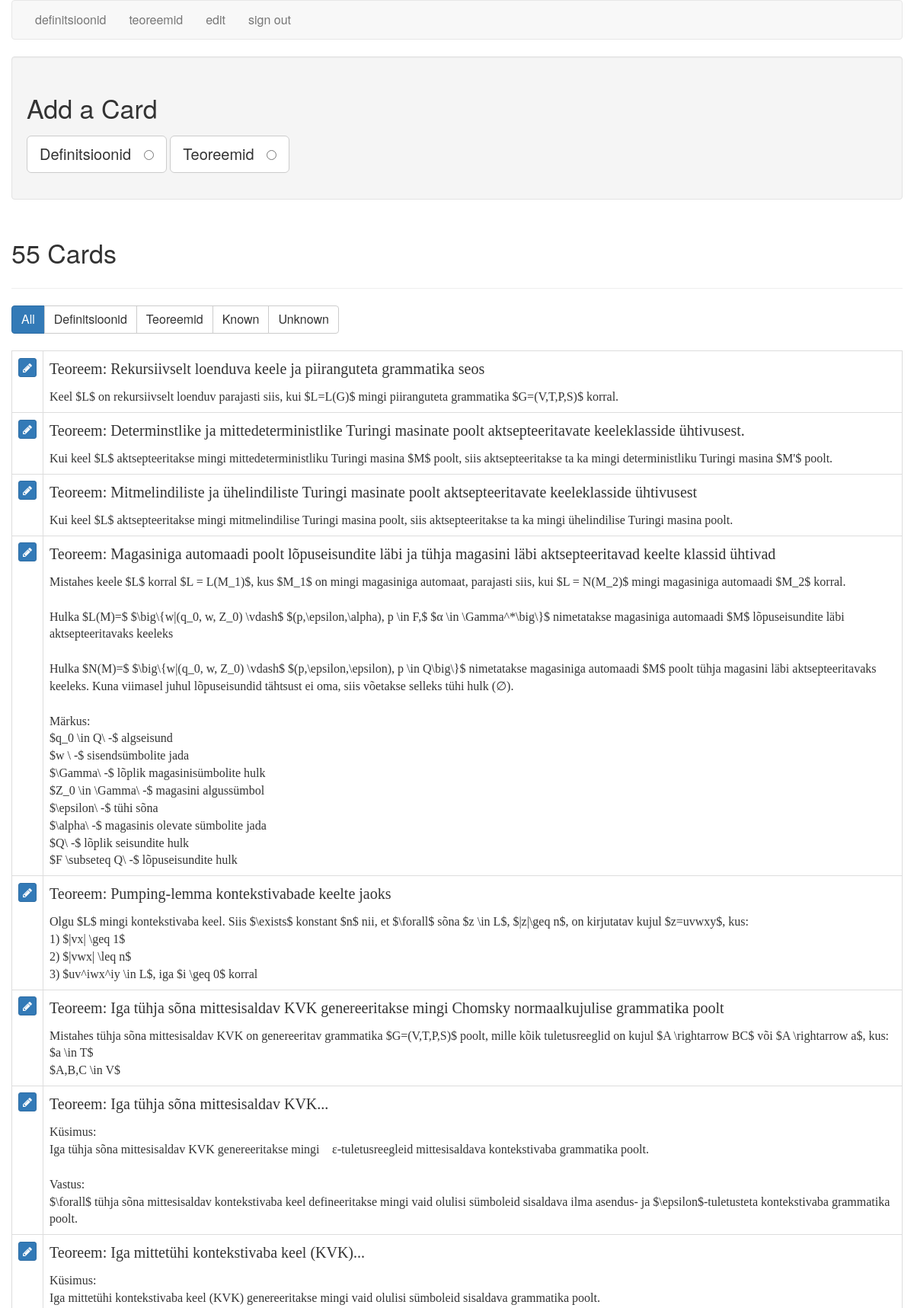
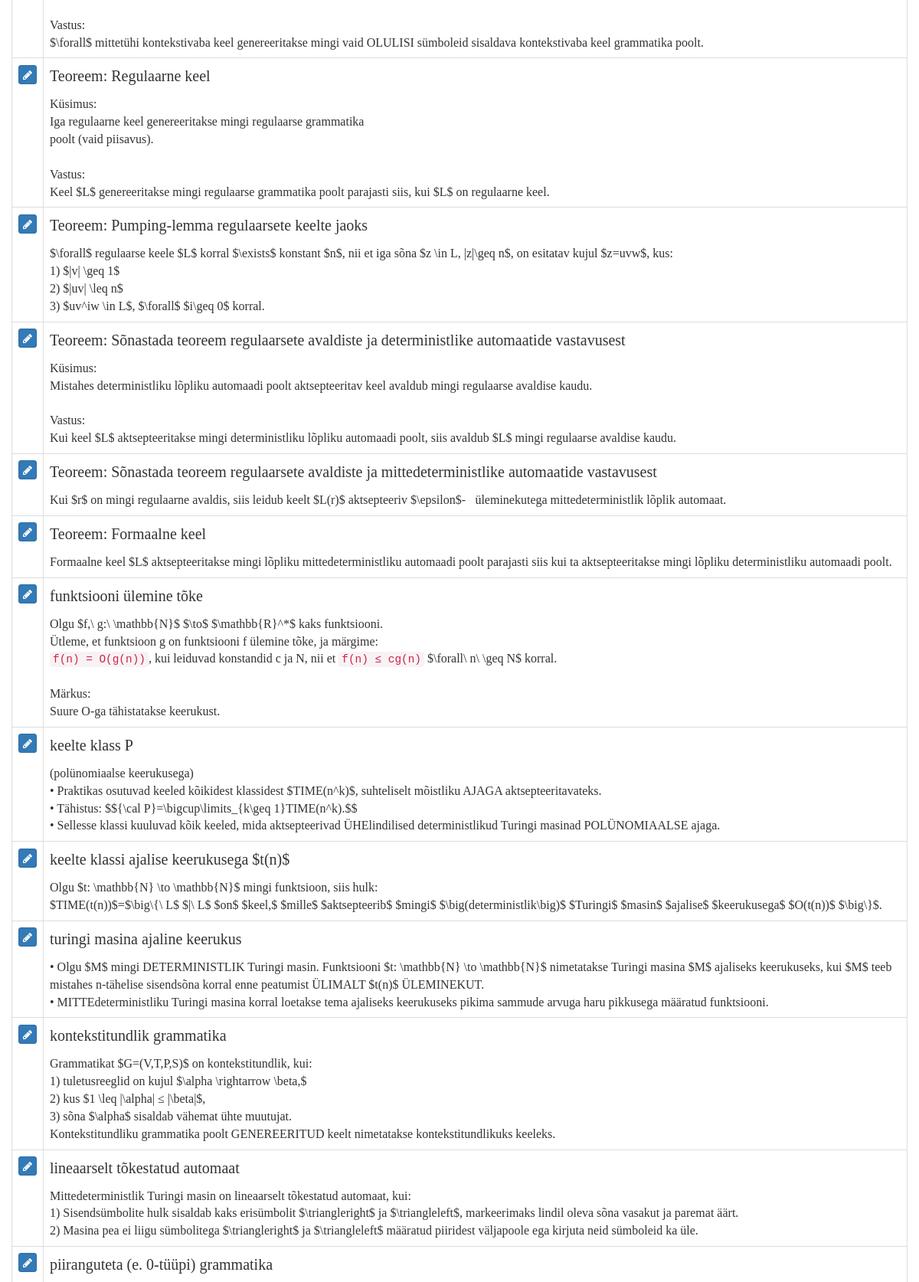
The app's page /cards (signed in, upper part) with its own data (2 pictures, top to bottom).
### tables this page shows
CREATE TABLE cards (
  id integer primary key autoincrement,
  type tinyint not null, /* 1 for vocab, 2 for code */
  front text not null,
  back text not null,
  known boolean default 0
);

### flash_cards.py (the view)
@app.route('/cards')
def cards():
    if not session.get('logged_in'):
        return redirect(url_for('login'))
    db = get_db()
    query = '''
        SELECT id, type, front, back, known
        FROM cards
        ORDER BY id DESC
    '''
    cur = db.execute(query)
    cards = cur.fetchall()
    return render_template('cards.html', cards=cards, filter_name="all")

### flash_cards.py (called while the page is built)
def connect_db():
    rv = sqlite3.connect(app.config['DATABASE'])
    rv.row_factory = sqlite3.Row
    return rv

def get_db():
    if not hasattr(g, 'sqlite_db'):
        g.sqlite_db = connect_db()
    return g.sqlite_db

### templates/cards.html (shortened to what this page needs)
{% extends "layout.html" %}
{% block body %}
    <div class="well editPanel">
        <h2>Add a Card</h2>
        <form action="{{ url_for('add_card') }}" method="post" class="cardForm">
            <div class="form-group">
                <label for="general" class="toggleButton btn btn-default btn-lg">Definitsioonid &nbsp;
                    <input type="radio" name="type" value="1" id="general"/>
                </label>
                <label for="code" class="toggleButton btn btn-default btn-lg">Teoreemid &nbsp;
                    <input type="radio" name="type" value="2" id="code"/>
                </label>
            </div>
        </form>
    </div>
    <div class="page-header">
        <h2>{{ cards|length }} Card{{ '' if (cards|length == 1) else 's' }}</h2>
    </div>
    <div class="btn-group btn-group-md" role="group" aria-label="filters">
        <a href="{{ url_for('filter_cards', filter_name="all") }}"
           class="btn btn-{{ "primary" if filter_name == "all" else "default" }}">All</a>
        <a href="{{ url_for('filter_cards', filter_name="general") }}"
           class="btn btn-{{ "primary" if filter_name == "general" else "default" }}">Definitsioonid</a>
        <a href="{{ url_for('filter_cards', filter_name="code") }}"
           class="btn btn-{{ "primary" if filter_name == "code" else "default" }}">Teoreemid</a>
        <a href="{{ url_for('filter_cards', filter_name="known") }}"
           class="btn btn-{{ "primary" if filter_name == "known" else "default" }}">Known</a>
        <a href="{{ url_for('filter_cards', filter_name="unknown") }}"
           class="btn btn-{{ "primary" if filter_name == "unknown" else "default" }}">Unknown</a>
    </div>
    <br/>
    <br/>
    <table class="table table-bordered">
        {% for card in cards %}
            <tr>
                <td>
                    <a href="{{ url_for('edit', card_id=card.id) }}" class="btn btn-xs btn-primary"><i
                            class="fa fa-pencil" aria-hidden="true"></i></a>
                </td>
                <td class="cardContent">
                    <h4>
                        {% if card.type == 1 %}
                            {{ card.front }}
                        {% else %}
                            Teoreem:&nbsp;{{ card.front }}
                        {% endif %}
                    </h4>
                    {{ card.back|replace("\n", "<br />")|safe }}
                </td>
            </tr>
        {% else %}
            <tr>
                <td>
                    <em>No cards to show.</em>
                </td>
            </tr>
        {% endfor %}
    </table>
{% endblock %}

### static/style.css (style rules this page uses)
.cardContent, h4 { font-family: Georgia, "Times New Roman", Times, serif; }
.cardContent h4 { margin-top: 0; }

### records on screen
cards: front "Rekursiivselt loenduva keele ja piiranguteta grammatika seos", back "Keel $L$ on rekursiivselt loenduv parajasti siis, kui $L=L(G)$ mingi piiranguteta grammatika $G=(V,T,P,S)$ korral."
cards: front "Determinstlike ja mittedeterministlike Turingi masinate poolt aktsepteeritavate keeleklasside ühtivusest.", back "Kui keel $L$ aktsepteeritakse mingi mittedeterministliku Turingi masina $M$ poolt, siis aktsepteeritakse ta ka mingi deterministliku Turingi masina $M'$ poolt."
cards: front "Mitmelindiliste ja ühelindiliste Turingi masinate poolt aktsepteeritavate keeleklasside ühtivusest", back "Kui keel $L$ aktsepteeritakse mingi mitmelindilise Turingi masina poolt, siis aktsepteeritakse ta ka mingi ühelindilise Turingi masina poolt."
cards: front "Magasiniga automaadi poolt lõpuseisundite läbi ja tühja magasini läbi aktsepteeritavad keelte klassid ühtivad", back "Mistahes keele $L$ korral $L = L(M_1)$, kus $M_1$ on mingi magasiniga automaat, parajasti siis, kui $L = N(M_2)$ mingi magasiniga automaadi $M_2$ korral. Hulka $L(M)=$ $\\big\\{w|(q_0, w, Z_0) \\vdash$ $(p,\\epsilon,\\alpha), p \\in F,$ $α \\in \\Gamma^*\\big\\}$ nimetatakse magasiniga automaadi $M$ lõpuseisundite läbi aktsepteeritavaks keeleks Hulka $N(M)=$ $\\big\\{w|(q_0, w, Z_0) \\vdash$ $(p,\\epsilon,\\epsilon), p \\in Q\\big\\}$ nimetatakse magasiniga automaadi $M$ poolt tühja magasini läbi aktsepteeritavaks keeleks. Kuna viimasel juhul lõpuseisundid tähtsust ei oma, siis võetakse selleks tühi hulk (∅). Märkus: $q_0 \\in Q\\ -$ algseisund $w \\ -$ sisendsümbolite jada $\\Gamma\\ -$ lõplik magasinisümbolite…"
cards: front "Pumping-lemma kontekstivabade keelte jaoks", back "Olgu $L$ mingi kontekstivaba keel. Siis $\\exists$ konstant $n$ nii, et $\\forall$ sõna $z \\in L$, $|z|\\geq n$, on kirjutatav kujul $z=uvwxy$, kus: 1) $|vx| \\geq 1$ 2) $|vwx| \\leq n$ 3) $uv^iwx^iy \\in L$, iga $i \\geq 0$ korral"
cards: front "Iga tühja sõna mittesisaldav KVK genereeritakse mingi Chomsky normaalkujulise grammatika poolt", back "Mistahes tühja sõna mittesisaldav KVK on genereeritav grammatika $G=(V,T,P,S)$ poolt, mille kõik tuletusreeglid on kujul $A \\rightarrow BC$ või $A \\rightarrow a$, kus: $a \\in T$ $A,B,C \\in V$"
cards: front "Iga tühja sõna mittesisaldav KVK...", back "Küsimus: Iga tühja sõna mittesisaldav KVK genereeritakse mingi \u000fε-tuletusreegleid mittesisaldava kontekstivaba grammatika poolt. Vastus: $\\forall$ tühja sõna mittesisaldav kontekstivaba keel defineeritakse mingi vaid olulisi sümboleid sisaldava ilma asendus- ja $\\epsilon$-tuletusteta kontekstivaba grammatika poolt."
cards: front "Iga mittetühi kontekstivaba keel (KVK)...", back "Küsimus: Iga mittetühi kontekstivaba keel (KVK) genereeritakse mingi vaid olulisi sümboleid sisaldava grammatika poolt. Vastus: $\\forall$ mittetühi kontekstivaba keel genereeritakse mingi vaid OLULISI sümboleid sisaldava kontekstivaba keel grammatika poolt."
cards: front "Regulaarne keel", back "Küsimus: Iga regulaarne keel genereeritakse mingi regulaarse grammatika poolt (vaid piisavus). Vastus: Keel $L$ genereeritakse mingi regulaarse grammatika poolt parajasti siis, kui $L$ on regulaarne keel."
cards: front "Pumping-lemma regulaarsete keelte jaoks", back "$\\forall$ regulaarse keele $L$ korral $\\exists$ konstant $n$, nii et iga sõna $z \\in L, |z|\\geq n$, on esitatav kujul $z=uvw$, kus: 1) $|v| \\geq 1$ 2) $|uv| \\leq n$ 3) $uv^iw \\in L$, $\\forall$ $i\\geq 0$ korral."
cards: front "Sõnastada teoreem regulaarsete avaldiste ja deterministlike automaatide vastavusest", back "Küsimus: Mistahes deterministliku lõpliku automaadi poolt aktsepteeritav keel avaldub mingi regulaarse avaldise kaudu. Vastus: Kui keel $L$ aktsepteeritakse mingi deterministliku lõpliku automaadi poolt, siis avaldub $L$ mingi regulaarse avaldise kaudu."
cards: front "Sõnastada teoreem regulaarsete avaldiste ja mittedeterministlike automaatide vastavusest", back "Kui $r$ on mingi regulaarne avaldis, siis leidub keelt $L(r)$ aktsepteeriv $\\epsilon$-\u000füleminekutega mittedeterministlik lõplik automaat."
cards: front "Formaalne keel", back "Formaalne keel $L$ aktsepteeritakse mingi lõpliku mittedeterministliku automaadi poolt parajasti siis kui ta aktsepteeritakse mingi lõpliku deterministliku automaadi poolt."
cards: front "funktsiooni ülemine tõke", back "Olgu $f,\\ g:\\ \\mathbb{N}$ $\\to$ $\\mathbb{R}^*$ kaks funktsiooni. Ütleme, et funktsioon g on funktsiooni f ülemine tõke, ja märgime: f(n) = O(g(n)) , kui leiduvad konstandid c ja N, nii et f(n) ≤ cg(n) $\\forall\\ n\\ \\geq N$ korral. Märkus: Suure O-ga tähistatakse keerukust."
cards: front "keelte klass P", back "(polünomiaalse keerukusega) • Praktikas osutuvad keeled kõikidest klassidest $TIME(n^k)$, suhteliselt mõistliku AJAGA aktsepteeritavateks. • Tähistus: $${\\cal P}=\\bigcup\\limits_{k\\geq 1}TIME(n^k).$$ • Sellesse klassi kuuluvad kõik keeled, mida aktsepteerivad ÜHElindilised deterministlikud Turingi masinad POLÜNOMIAALSE ajaga."
cards: front "keelte klassi ajalise keerukusega $t(n)$", back "Olgu $t: \\mathbb{N} \\to \\mathbb{N}$ mingi funktsioon, siis hulk: $TIME(t(n))$=$\\big\\{\\ L$ $|\\ L$ $on$ $keel,$ $mille$ $aktsepteerib$ $mingi$ $\\big(deterministlik\\big)$ $Turingi$ $masin$ $ajalise$ $keerukusega$ $O(t(n))$ $\\big\\}$."
cards: front "turingi masina ajaline keerukus", back "• Olgu $M$ mingi DETERMINISTLIK Turingi masin. Funktsiooni $t: \\mathbb{N} \\to \\mathbb{N}$ nimetatakse Turingi masina $M$ ajaliseks keerukuseks, kui $M$ teeb mistahes n-tähelise sisendsõna korral enne peatumist ÜLIMALT $t(n)$ ÜLEMINEKUT. • MITTEdeterministliku Turingi masina korral loetakse tema ajaliseks keerukuseks pikima sammude arvuga haru pikkusega määratud funktsiooni."
cards: front "kontekstitundlik grammatika", back "Grammatikat $G=(V,T,P,S)$ on kontekstitundlik, kui: 1) tuletusreeglid on kujul $\\alpha \\rightarrow \\beta,$ 2) kus $1 \\leq |\\alpha| ≤ |\\beta|$, 3) sõna $\\alpha$ sisaldab vähemat ühte muutujat. Kontekstitundliku grammatika poolt GENEREERITUD keelt nimetatakse kontekstitundlikuks keeleks."
cards: front "lineaarselt tõkestatud automaat", back "Mittedeterministlik Turingi masin on lineaarselt tõkestatud automaat, kui: 1) Sisendsümbolite hulk sisaldab kaks erisümbolit $\\triangleright$ ja $\\triangleleft$, markeerimaks lindil oleva sõna vasakut ja paremat äärt. 2) Masina pea ei liigu sümbolitega $\\triangleright$ ja $\\triangleleft$ määratud piiridest väljapoole ega kirjuta neid sümboleid ka üle."
cards: front "piiranguteta (e. 0-tüüpi) grammatika"

### other values on screen
{{ cards|length }} "55"
{{ '' if (cards|length == 1) else 's' }} "s"
